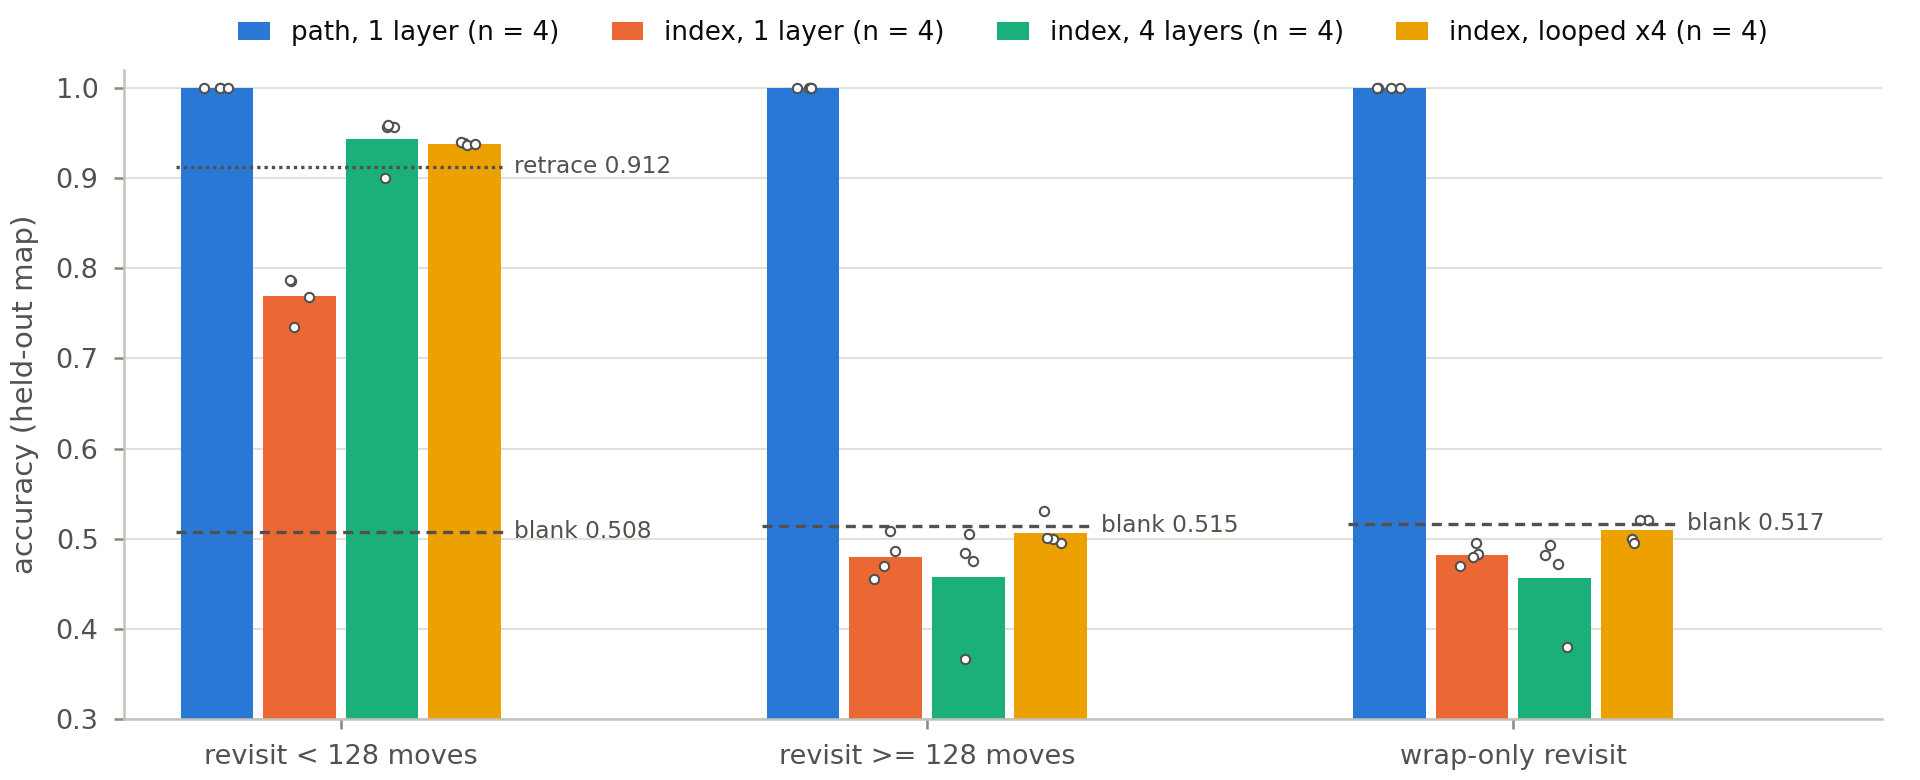

Write Python code to recreate this figure.
"""Fig. K1: accuracy by revisit stratum, torus T = 1024 (FACTORIAL, registered batch; the strata are a registered
secondary). Reads FACTORIAL_{L1,L4,LOOP}_STRATA.json and torus_strata_floors_s500-503.json (this batch's own eval stream,
seeds 500-503; post hoc floors). Bars: means over n = 4 runs; dots: runs.
Floors (fixed 2026-10-16, NUMBERS_AUDIT item 1): drawn PER STRATUM, each the mean over the 4 seeds' streams of
  - the best constant predictor within the stratum (= always-blank here; the JSON 'floor'), and
  - the retrace rule (identical to the constant outside the short-gap stratum: retrace never reaches a gap >= 128 or a
    wrap-only revisit).
The old single line was the mean of the per-stratum constant floors over arms and runs (0.513), not the stated 0.507.
  cd /home/prashr && PYTHONPATH=/home/prashr python3 mapformer/docs/paper/figs/fig_factorial_strata.py"""
import json, os
import numpy as np
from figstyle import plt, BLUE, ORANGE, AQUA, YELLOW, INK2, MUTED, FLOOR_LS, save, write_out

REPO = "/home/prashr/mapformer"; HERE = os.path.dirname(os.path.abspath(__file__))
CELLS = [("L1", "Vanilla_r4", "path, 1 layer", BLUE), ("L1", "RoPE", "index, 1 layer", ORANGE),
         ("L4", "RoPE", "index, 4 layers", AQUA), ("LOOP", "RoPELooped", "index, looped x4", YELLOW)]
STRATA = [("plain_lag<128", "revisit < 128 moves"), ("plain_lag>=128", "revisit >= 128 moves"), ("wrap", "wrap-only revisit")]
FL = json.load(open(f"{HERE}/torus_strata_floors_s500-503.json"))["per_seed"]
fig, ax = plt.subplots(figsize=(6.4, 2.6))
w = 0.19; x = np.arange(len(STRATA)) * 1.35; out = ["FACTORIAL torus T = 1024, accuracy by stratum (mean, run range), n per cell"]
rng = np.random.default_rng(0)
for i, (f, arm, lab, col) in enumerate(CELLS):
    d = json.load(open(f"{REPO}/FACTORIAL_{f}_STRATA.json"))
    runs = [v for k, v in d.items() if k.split("|")[0] == arm and k.split("|")[2] == "1024"]
    A = np.array([[r[s]["acc"] for s, _ in STRATA] for r in runs]); m = A.mean(0)
    ax.bar(x + (i - 1.5) * w, m, w * 0.88, color=col, label=f"{lab} (n = {len(runs)})", zorder=2)
    for row in A:
        ax.scatter(x + (i - 1.5) * w + rng.uniform(-0.03, 0.03, len(x)), row, s=5, color="white", edgecolors=INK2, lw=0.5,
                   zorder=3)
    out.append(f"{lab:18s} n={len(runs)} " + "  ".join(f"{s}: {m[j]:.3f} ({A[:, j].min():.3f}-{A[:, j].max():.3f})"
                                                     for j, (s, _) in enumerate(STRATA)))
out.append("\nFloors on FACTORIAL's own eval stream (seeds 500-503), mean (range) over seeds:")
for j, (s, _) in enumerate(STRATA + [("all", "all")]):
    c = [FL[k][s]["const"] for k in FL]; r = [FL[k][s]["retrace"] for k in FL]; n = [FL[k][s]["n"] for k in FL]
    out.append(f"  {s:15s} n {sum(n)}  best constant {np.mean(c):.3f} ({min(c):.3f}-{max(c):.3f})  retrace {np.mean(r):.3f} "
               f"({min(r):.3f}-{max(r):.3f})")
    if s == "all":
        continue
    x0, x1 = x[j] - 2 * w, x[j] + 2 * w
    ax.plot([x0, x1], [np.mean(c)] * 2, color=INK2, lw=0.8, ls=FLOOR_LS, zorder=4)
    if np.mean(r) - np.mean(c) > 0.01:
        ax.plot([x0, x1], [np.mean(r)] * 2, color=INK2, lw=0.8, ls=(0, (1, 1.2)), zorder=4)
        ax.text(x1 + 0.02, np.mean(r), f"retrace {np.mean(r):.3f}", fontsize=5.6, va="center", color=INK2)
    ax.text(x1 + 0.02, np.mean(c), f"blank {np.mean(c):.3f}", fontsize=5.6, va="center", color=INK2)
ax.set_xticks(x); ax.set_xticklabels([l for _, l in STRATA]); ax.set_ylim(0.3, 1.02); ax.set_xlim(-0.5, x[-1] + 0.85)
ax.grid(axis="x", visible=False)
ax.set_ylabel("accuracy (held-out map)")
ax.legend(ncol=4, loc="lower center", bbox_to_anchor=(0.5, 1.0), handlelength=1.2)
fig.tight_layout(pad=0.3)
save(fig, HERE, "fig_factorial_strata"); write_out(HERE, "fig_factorial_strata", out)
